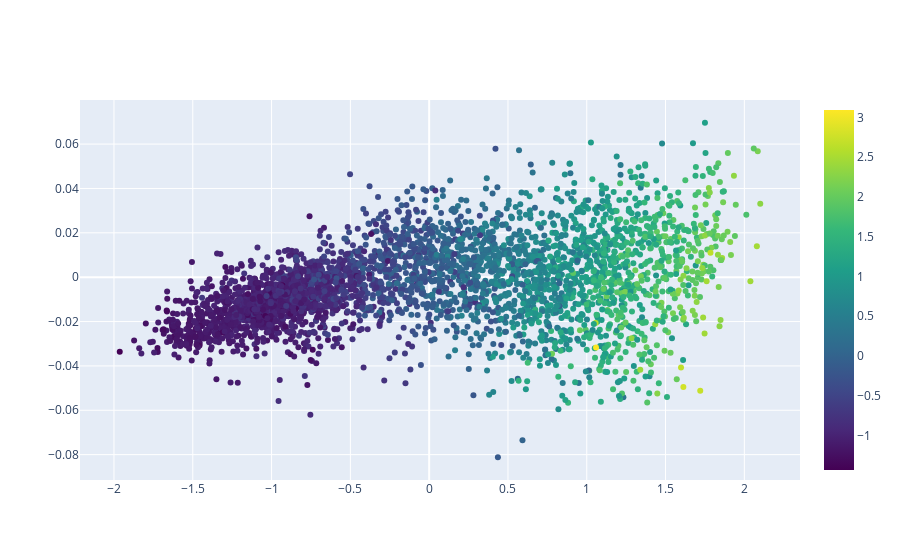

Notebook source saved alongside this figure:
### Code cell
fig = go.Figure()

# Add traces
fig.add_trace(go.Scatter(x=mean[:,1].detach().cpu(), y=mean[:,0].detach().cpu(),
                    mode='markers',
                    marker = dict(
                        color = y_test[0].reshape(-1),
                        colorscale ="viridis",
                        showscale = True
                    ),
                    
                    name='reconstructed'))

### Figure 1 — Plotly figure (JSON) as saved in the notebook; plotly's stock layout.template omitted (floating-point values rounded to 4 significant figures; data arrays with more than 128 entries replaced by an {"elided": "..."} marker saying what was removed)
{"data": [{"marker": {"color": {"elided": "3652 float values"}, "colorscale": [[0, "#440154"], [0.1111, "#482878"], [0.2222, "#3e4989"], [0.3333, "#31688e"], [0.4444, "#26828e"], [0.5556, "#1f9e89"], [0.6667, "#35b779"], [0.7778, "#6ece58"], [0.8889, "#b5de2b"], [1, "#fde725"]], "showscale": true}, "mode": "markers", "name": "reconstructed", "type": "scatter", "x": {"elided": "3652 float values"}, "y": {"elided": "3652 float values"}}], "layout": {}}
